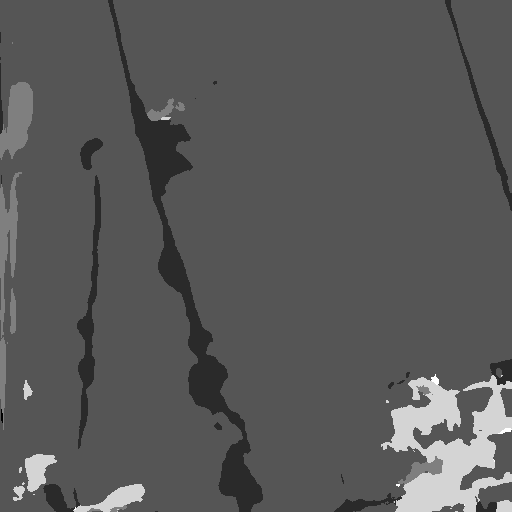
#> input picture checkpoints/1.0 runs that were actually 0.5/BSTL1e-08W1e-08B2E40/results_39/predictions/biodiversity_0376_pred.png, 512 x 512 px
$ python process_predictions_to_rgb.py
#> lines starting #> are read from the running program, lines starting #| are printed output that depends on the picture; after the words box and inside, x2 and y2 are one past the last pixel; in counts of white or black regions, pixels touching at a corner belong together
import os
import numpy as np
from PIL import Image
from pathlib import Path
from tqdm import tqdm
import logging

# Define the mapping from class ID to RGB values
CLASS_TO_RGB = {
    0: (11, 246, 210),   # ignore index
    1: (250, 62, 119),    # forest land
    2: (168, 232, 84),   # grassland
    3: (242, 180, 92),  # cropland
    4: (59, 141, 247),   # water body
    5: (116, 116, 116),   # artificial surface
    #6: (217, 217, 217),   # other
    7: (255, 214, 33)    # Semi-natural grassland
}

def is_single_channel(image_path):
    """Check if image is single channel"""
    with Image.open(image_path) as img:
#> img is the input picture: PIL image 512x512 L; min 0, max 6, mean 2.09
        return len(img.getbands()) == 1

def convert_single_to_rgb(image_path, output_path):
    """Convert a single-channel image to RGB using the class mapping"""
    img = Image.open(image_path)
    img_array = np.array(img)

    # Create RGB array
    height, width = img_array.shape
#> height = 512; width = 512
    rgb_array = np.zeros((height, width, 3), dtype=np.uint8)

    # Convert each pixel value to its RGB equivalent
    for class_id, rgb_value in CLASS_TO_RGB.items():
        mask = img_array == class_id
        rgb_array[mask] = rgb_value
#> this loop made 7 passes
#> pass 1, in convert_single_to_rgb, `mask = img_array == class_id`:
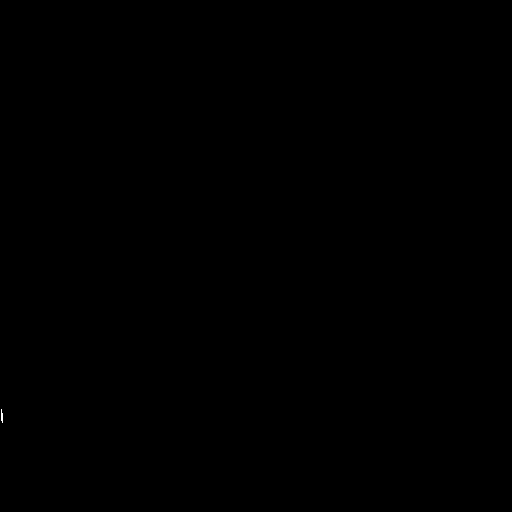
#> mask: shape (512, 512) bool; 0.01% white in thin lines or dots, all inside (x1, y1, x2, y2) = (1, 409, 3, 423)
#> pass 2, in convert_single_to_rgb, `mask = img_array == class_id`:
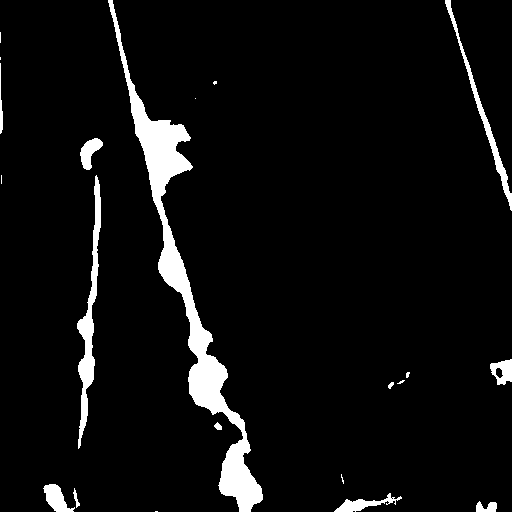
#> mask: shape (512, 512) bool; 5.7% white; 21 white regions (9 under 20 px), largest, box (x1, y1, x2, y2) and area: (108, 0, 263, 512) 9635, (77, 175, 101, 449) 1957, (445, 0, 512, 211) 1054
#> pass 3, in convert_single_to_rgb, `mask = img_array == class_id`:
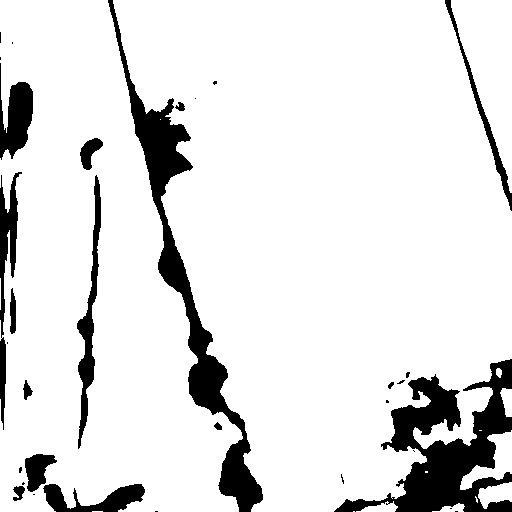
#> mask: shape (512, 512) bool; 88.4% white; 32 black regions (17 under 20 px), largest, box (x1, y1, x2, y2) and area: (334, 359, 512, 512) 10611, (108, 0, 263, 512) 9917, (77, 175, 101, 449) 1957
#> after the loop:
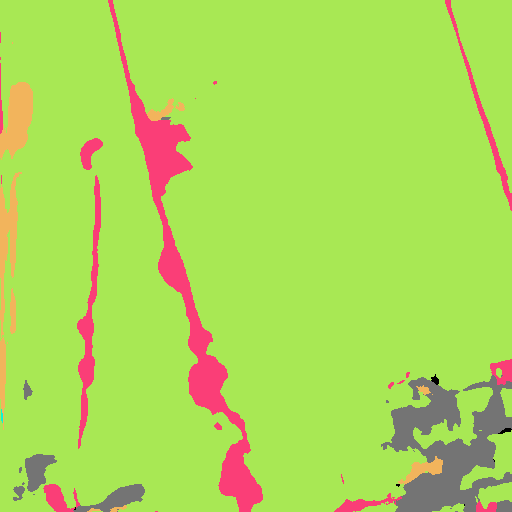
#> rgb_array: shape (512, 512, 3); mean of channels 0, 1, 2 171.7, 216.6, 87.4; drawn as R, G, B

    # Convert to PIL Image and save
    rgb_img = Image.fromarray(rgb_array)
    rgb_img.save(output_path)

def process_checkpoint_predictions():

    """Process predictions in all checkpoint directories"""
    checkpoints_dir = Path('./checkpoints')

    # Find all checkpoint directories
    for model_dir in checkpoints_dir.iterdir():
        if not model_dir.is_dir():
            continue

        results_dir = model_dir / 'results'
        pred_dir = results_dir / 'predictions'

        # Check if predictions directory exists
        if not pred_dir.exists():
            continue

        # Check if there are any prediction images
        pred_images = list(pred_dir.glob('*.png'))
        if not pred_images:
            continue

        # Check if the predictions are single channel
        if not is_single_channel(pred_images[0]):
            logging.info(f"Predictions in {model_dir.name} are already RGB. Skipping...")
            continue

        # Create RGB predictions directory
        rgb_pred_dir = results_dir / 'rgb_predictions'
        rgb_pred_dir.mkdir(exist_ok=True)

        logging.info(f"\nProcessing {model_dir.name}")
        logging.info(f"Converting {len(pred_images)} predictions to RGB")

        # Convert each prediction
        for img_path in tqdm(pred_images, desc="Converting predictions"):
            output_path = rgb_pred_dir / img_path.name
            try:
                convert_single_to_rgb(img_path, output_path)
            except Exception as e:
                logging.error(f"Error processing {img_path.name}: {str(e)}")
                continue

        logging.info(f"RGB predictions saved to {rgb_pred_dir}")

if __name__ == '__main__':
    logging.basicConfig(level=logging.INFO, format='%(levelname)s: %(message)s')
    process_checkpoint_predictions()
